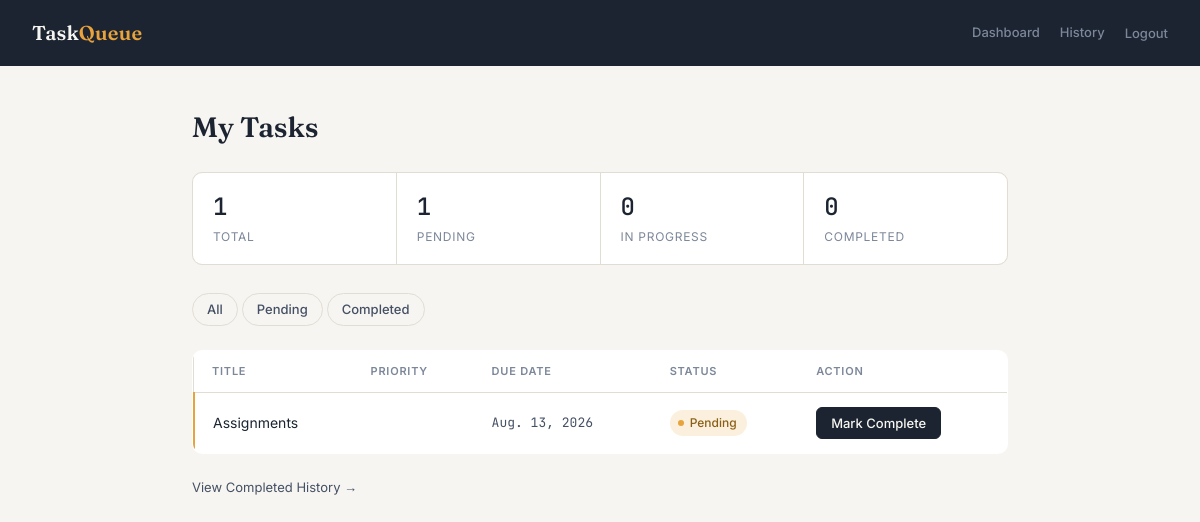
The app's page /employee/ (signed in), older data.
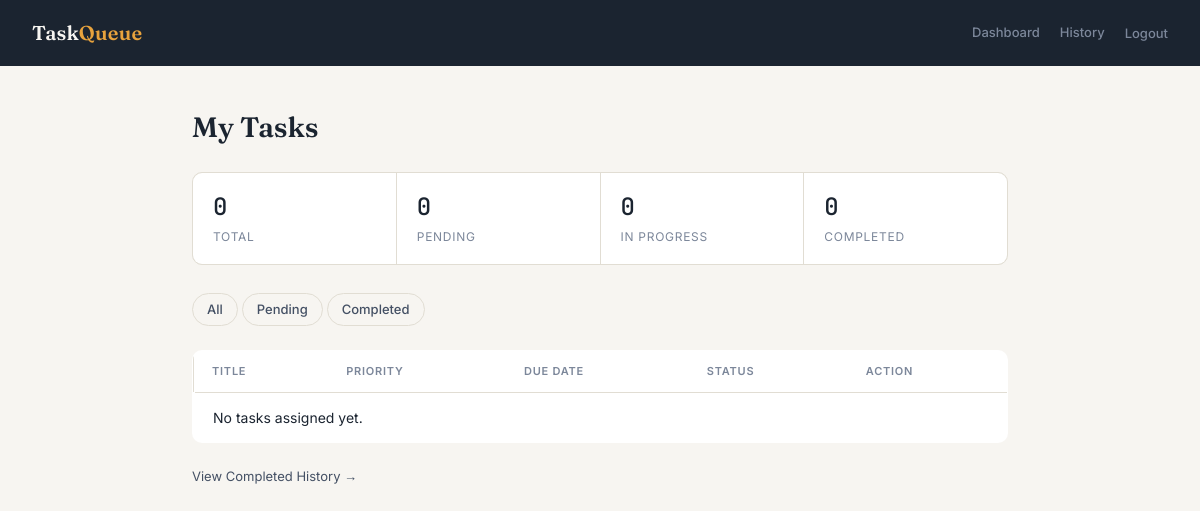
The same page, newer data.
### Employee_Task_ToDo/models.py (models this page shows, shortened)
class Task(models.Model):
    STATUS_CHOICES = (
        ('pending', 'Pending'),
        ('in_progress', 'In Progress'),
        ('completed', 'Completed'),
    )
    title = models.CharField(max_length=200)
    description = models.TextField(blank=True)
    assigned_to = models.ForeignKey(User, related_name='tasks_assigned', on_delete=models.CASCADE)
    assigned_by = models.ForeignKey(User, related_name='tasks_created', on_delete=models.CASCADE)
    status = models.CharField(max_length=11, choices=STATUS_CHOICES, default='pending')
    due_date = models.DateField(null=True, blank=True)
    created_at = models.DateTimeField(auto_now_add=True)
    completed_at = models.DateTimeField(null=True, blank=True)

### Employee_Task_ToDo/views.py (the view)
# urls.py: path('', views.employee_dashboard, name='home'),
@login_required
def employee_dashboard(request):
    tasks = Task.objects.filter(assigned_to=request.user).order_by('due_date')
    status_filter = request.GET.get('status')
    if status_filter:
        tasks = tasks.filter(status=status_filter)
    context = {
        'tasks': tasks,
        'total_count': Task.objects.filter(assigned_to=request.user).count(),
        'pending_count': Task.objects.filter(assigned_to=request.user, status='pending').count(),
        'in_progress_count': Task.objects.filter(assigned_to=request.user, status='in_progress').count(),
        'completed_count': Task.objects.filter(assigned_to=request.user, status='completed').count(),
    }
    return render(request, 'employee_side/dashboard.html', context)

### templates/employee_side/dashboard.html (shortened to what this page needs)
{% extends 'base.html' %}
{% block content %}
<h2>My Tasks</h2>
<div class="summary">
  <div class="stat"><span class="num">{{ total_count }}</span><span class="label">Total</span></div>
  <div class="stat"><span class="num">{{ pending_count }}</span><span class="label">Pending</span></div>
  <div class="stat"><span class="num">{{ in_progress_count }}</span><span class="label">In Progress</span></div>
  <div class="stat"><span class="num">{{ completed_count }}</span><span class="label">Completed</span></div>
</div>
<div class="filters">
  <a href="{% url 'employee:dashboard' %}">All</a>
  <a href="?status=pending">Pending</a>
  <a href="?status=completed">Completed</a>
</div>
<table>
  <thead>
    <tr>
      <th>Title</th>
      <th>Priority</th>
      <th>Due Date</th>
      <th>Status</th>
      <th>Action</th>
    </tr>
  </thead>
  <tbody>
    {% for task in tasks %}
    <tr class="status-{{ task.status }}">
      <td><a href="{% url 'employee:task_detail' task.id %}">{{ task.title }}</a></td>
      <td>{{ task.priority }}</td>
      <td class="due">{{ task.due_date }}</td>
      <td><span class="badge {{ task.status }}">{{ task.get_status_display }}</span></td>
      <td>
        {% if task.status != 'completed' %}
        <form method="post" action="{% url 'employee:mark_task_complete' task.id %}">
          <button type="submit">Mark Complete</button>
        </form>
        {% else %}
          &mdash;
        {% endif %}
      </td>
    </tr>
    {% empty %}
    <tr><td colspan="5">No tasks assigned yet.</td></tr>
    {% endfor %}
  </tbody>
</table>
<a class="back-link" href="{% url 'employee:history' %}">View Completed History →</a>
{% endblock %}

Row changes from the older to the newer data that the page shows:
removed Task: title "Assignments", due_date "Aug. 13, 2026", status "Pending", shows "Mark Complete"
Text that changed along with them:
{{ total_count }}: "1" → "0"
{{ pending_count }}: "1" → "0"
text now shown: "No tasks assigned yet."
